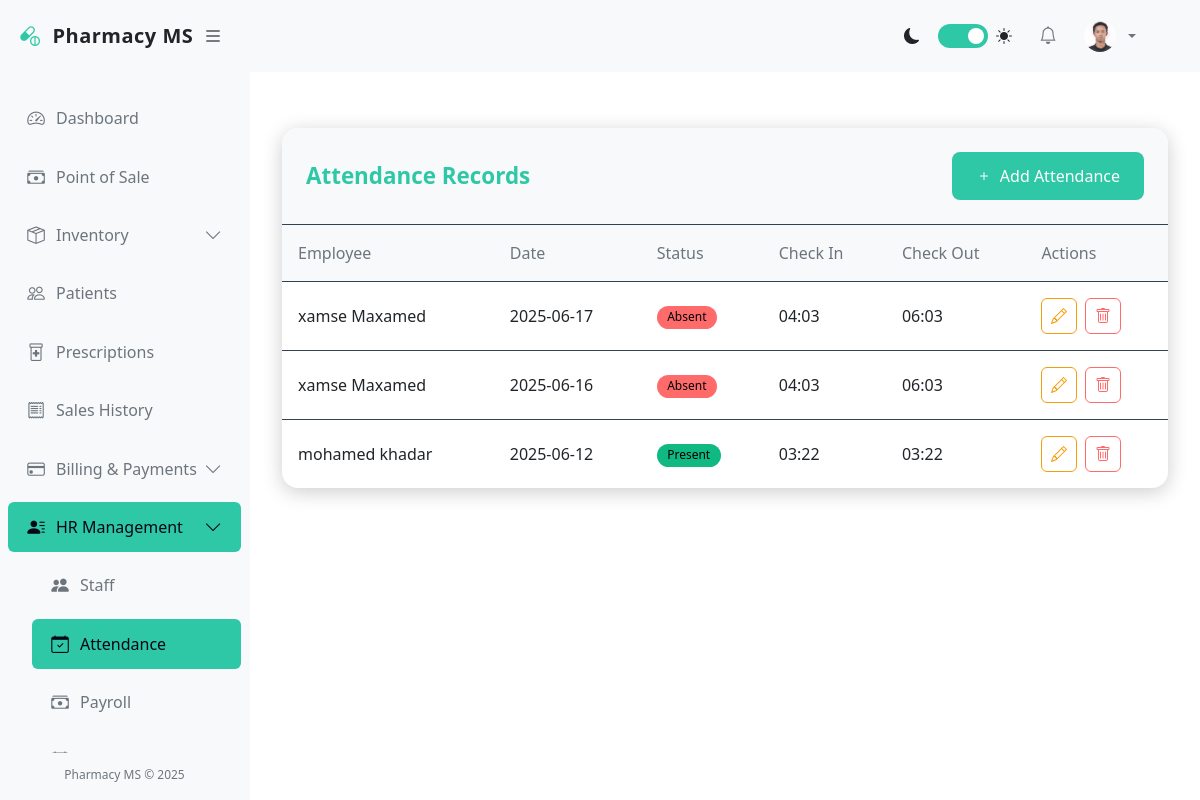
The app's page /accounts/attendance/ (signed in) with its own data.
### accounts/models.py (models this page shows, shortened)
class User(AbstractUser):
    GENDER_CHOICES = (
        ('M', 'Male'),
        ('F', 'Female'),
        ('O', 'Other'),
    )
    ROLES = (
        ('admin', 'Administrator'),
        ('pharmacist', 'Pharmacist'),
        ('cashier', 'Cashier'),
        ('manager', 'Manager'),
        ('staff', 'Staff'),
    )
    role = models.CharField(max_length=20, choices=ROLES, default='staff')
    gender = models.CharField(max_length=1, choices=GENDER_CHOICES, blank=True, null=True)
    phone = models.CharField(max_length=20, blank=True, null=True)
    address = models.TextField(blank=True, null=True)
    date_of_birth = models.DateField(blank=True, null=True)
    hire_date = models.DateField(blank=True, null=True)
    profile_picture = models.ImageField(upload_to='profile_pics/', blank=True, null=True)
    is_active = models.BooleanField(default=True)

class Attendance(models.Model):
    STATUS_CHOICES = (
        ('present', 'Present'),
        ('absent', 'Absent'),
        ('late', 'Late'),
        ('half_day', 'Half Day'),
        ('leave', 'Leave'),
    )
    employee = models.ForeignKey(User, on_delete=models.CASCADE, related_name='attendances')
    date = models.DateField()
    check_in = models.TimeField(blank=True, null=True)
    check_out = models.TimeField(blank=True, null=True)
    status = models.CharField(max_length=10, choices=STATUS_CHOICES, default='present')
    notes = models.TextField(blank=True, null=True)
    class Meta:
        unique_together = ('employee', 'date')
        verbose_name_plural = 'Attendance records'
        ordering = ['-date', 'employee__first_name']

### accounts/views.py (the view)
# urls.py: path('attendance/', views.attendance_list, name='attendance_list'),
@login_required
def attendance_list(request):
    if request.user.role == 'admin':
        attendances = Attendance.objects.all()
    else:
        attendances = Attendance.objects.filter(employee=request.user)
    return render(request, 'accounts/attendance_list.html', {'attendances': attendances})

### pharmacy/templates/accounts/attendance_list.html (shortened to what this page needs)
{% extends 'base.html' %}
{% load static %}
{% block content %}
<div class="attendance-container">
    <div class="attendance-header">
        <h1 class="attendance-title">Attendance Records</h1>
        <a href="{% url 'attendance_create' %}" class="btn btn-primary">
            <svg xmlns="http://www.w3.org/2000/svg" width="16" height="16" fill="currentColor" viewBox="0 0 16 16">
                <path d="M8 4a.5.5 0 0 1 .5.5v3h3a.5.5 0 0 1 0 1h-3v3a.5.5 0 0 1-1 0v-3h-3a.5.5 0 0 1 0-1h3v-3A.5.5 0 0 1 8 4z"/>
            </svg>
            Add Attendance
        </a>
    </div>
    <div class="table-responsive">
        <table class="attendance-table">
            <thead>
                <tr>
                    <th>Employee</th>
                    <th>Date</th>
                    <th>Status</th>
                    <th>Check In</th>
                    <th>Check Out</th>
                    <th>Actions</th>
                </tr>
            </thead>
            <tbody>
                {% for attendance in attendances %}
                <tr>
                    <td>{{ attendance.employee.get_full_name }}</td>
                    <td>{{ attendance.date|date:"Y-m-d" }}</td>
                    <td>
                        <span class="badge
                            {% if attendance.status == 'present' %}bg-present
                            {% elif attendance.status == 'absent' %}bg-absent
                            {% elif attendance.status == 'late' %}bg-late
                            {% elif attendance.status == 'leave' %}bg-leave
                            {% else %}bg-halfday{% endif %}">
                            {{ attendance.get_status_display }}
                        </span>
                    </td>
                    <td>{{ attendance.check_in|time:"H:i"|default:"-" }}</td>
                    <td>{{ attendance.check_out|time:"H:i"|default:"-" }}</td>
                    <td class="table-actions">
                        <a href="{% url 'attendance_update' attendance.pk %}" class="btn btn-sm1 btn-edit" title="Edit">
                        </a>
                        <a href="{% url 'attendance_delete' attendance.pk %}" class="btn btn-sm1 btn-delete" title="Delete">
                        </a>
                    </td>
                </tr>
                {% empty %}
                <tr>
                    <td colspan="6" class="empty-state">No attendance records found</td>
                </tr>
                {% endfor %}
            </tbody>
        </table>
    </div>
</div>
{% endblock %}

### pharmacy/templates/base.html (shortened to what this page needs)
<!DOCTYPE html>
<html lang="en">
<head>
    <link href="https://cdn.jsdelivr.net/npm/bootstrap@5.3.0/dist/css/bootstrap.min.css" rel="stylesheet">
    <link rel="stylesheet" href="https://cdn.jsdelivr.net/npm/bootstrap-icons@1.10.0/font/bootstrap-icons.css">
</head>
<body>
    <div class="d-flex">
        <div class="sidebar" id="sidebar">
            <div class="sidebar-header">
                <a href="{% url 'dashboard' %}" class="sidebar-brand">
                    <i class="bi bi-capsule-pill sidebar-brand-icon"></i>
                    <span id="sidebar-title">Pharmacy MS</span>
                </a>
                <button class="toggle-btn" id="toggle-sidebar">
                    <i class="bi bi-list"></i>
                </button>
            </div>
            <div class="px-2 py-3" style="height: calc(100% - 120px); overflow-y: auto;">
                <ul class="nav flex-column">
                    <li class="nav-item">
                        <a class="nav-link {% if request.resolver_match.url_name == 'dashboard' %}active{% endif %}"
                            href="{% url 'dashboard' %}">
                            <i class="bi bi-speedometer2"></i>
                            <span class="nav-link-text ms-2">Dashboard</span>
                        </a>
                    </li>
                    <li class="nav-item">
                        <a class="nav-link {% if 'pos' in request.resolver_match.url_name %}active{% endif %}"
                            href="{% url 'pos' %}">
                            <i class="bi bi-cash-stack"></i>
                            <span class="nav-link-text ms-2">Point of Sale</span>
                        </a>
                    </li>
                    <li class="nav-item">
                        <a class="nav-link "
                            data-bs-toggle="collapse" href="#inventoryCollapse">
                            <i class="bi bi-box-seam"></i>
                            <span class="nav-link-text ms-2">Inventory</span>
                            <i class="bi bi-chevron-down collapse-icon ms-auto"></i>
                        </a>
                    </li>
                    <li class="nav-item">
                        <a class="nav-link {% if 'patient' in request.resolver_match.url_name %}active{% endif %}"
                            href="{% url 'patient_list' %}">
                            <i class="bi bi-people"></i>
                            <span class="nav-link-text ms-2">Patients</span>
                        </a>
                    </li>
                    <li class="nav-item">
                        <a class="nav-link {% if 'prescription' in request.resolver_match.url_name %}active{% endif %}"
                            href="{% url 'prescription_list' %}">
                            <i class="bi bi-prescription2"></i>
                            <span class="nav-link-text ms-2">Prescriptions</span>
                        </a>
                    </li>
                    <li class="nav-item">
                        <a class="nav-link {% if 'sale' in request.resolver_match.url_name and 'pos' not in request.resolver_match.url_name %}active{% endif %}"
                            href="{% url 'sale_list' %}">
                            <i class="bi bi-receipt"></i>
                            <span class="nav-link-text ms-2">Sales History</span>
                        </a>
                    </li>
                    <li class="nav-item">
                        <a class="nav-link {% if 'billing' in request.resolver_match.url_name or 'payment' in request.resolver_match.url_name %}active{% endif %}"
                            data-bs-toggle="collapse" href="#billingCollapse">
                            <i class="bi bi-credit-card"></i>
                            <span class="nav-link-text ms-2">Billing & Payments</span>
                            <i class="bi bi-chevron-down collapse-icon ms-auto"></i>
                        </a>
                    </li>
                    <li class="nav-item">
                        <a class="nav-link {% if 'user' in request.resolver_match.url_name or 'attendance' in request.resolver_match.url_name or 'payroll' in request.resolver_match.url_name %}active{% endif %}"
                            data-bs-toggle="collapse" href="#hrCollapse">
                            <i class="bi bi-person-lines-fill"></i>
                            <span class="nav-link-text ms-2">HR Management</span>
                            <i class="bi bi-chevron-down collapse-icon ms-auto"></i>
                        </a>
                        <div class="collapse {% if 'user' in request.resolver_match.url_name or 'attendance' in request.resolver_match.url_name or 'payroll' in request.resolver_match.url_name %}show{% endif %}"
                            id="hrCollapse">
                            <ul class="nav flex-column ps-4">
                                <li class="nav-item">
                                    <a class="nav-link {% if 'user' in request.resolver_match.url_name %}active{% endif %}"
                                        href="{% url 'user_list' %}">
                                        <i class="bi bi-people-fill"></i>
                                        <span class="nav-link-text ms-2">Staff</span>
                                    </a>
                                </li>
                                <li class="nav-item">
                                    <a class="nav-link {% if 'attendance' in request.resolver_match.url_name %}active{% endif %}"
                                        href="{% url 'attendance_list' %}">
                                        <i class="bi bi-calendar-check"></i>
                                        <span class="nav-link-text ms-2">Attendance</span>
                                    </a>
                                </li>
                                <li class="nav-item">
                                    <a class="nav-link {% if 'payroll' in request.resolver_match.url_name %}active{% endif %}"
                                        href="{% url 'payroll_list' %}">
                                        <i class="bi bi-cash-stack"></i>
                                        <span class="nav-link-text ms-2">Payroll</span>
                                    </a>
                                </li>
                                <li class="nav-item">
                                    <a class="nav-link {% if 'leave' in request.resolver_match.url_name %}active{% endif %}"
                                        href="{% url 'leave_list' %}">
                                        <i class="bi bi-calendar"></i>
                                        <span class="nav-link-text ms-2">Leave</span>
                                    </a>
                                </li>
                            </ul>
                        </div>
                    </li>
                </ul>
            </div>
            <div class="sidebar-footer">
                Pharmacy MS &copy; 2025
            </div>
        </div>
        <div class="main-content flex-grow-1" id="main-content">
            <nav class="navbar navbar-expand-lg navbar-light bg-light border-bottom">
                <div class="container-fluid">
                    <div class="collapse navbar-collapse" id="navbarSupportedContent">
                        <ul class="navbar-nav ms-auto align-items-center">
                            <li class="nav-item me-3">
                                <div class="d-flex align-items-center">
                                    <i class="bi bi-moon-fill me-2"></i>
                                    <label class="theme-switch">
                                        <span class="slider"></span>
                                    </label>
                                    <i class="bi bi-sun-fill ms-2"></i>
                                </div>
                            </li>
                            <li class="nav-item dropdown me-2">
                                <a class="nav-link position-relative" href="#" id="notificationsDropdown" role="button"
                                    data-bs-toggle="dropdown">
                                    <i class="bi bi-bell"></i>
                                </a>
                            </li>
                            <li class="nav-item dropdown">
                                <a class="nav-link dropdown-toggle d-flex align-items-center" href="#" id="userDropdown"
                                    role="button" data-bs-toggle="dropdown">
                                    {% if user.profile_picture %}
                                    <img src="{{ user.profile_picture.url }}" class="rounded-circle me-2" width="32"
                                        height="32" alt="Profile">
                                    {% else %}
                                    <i class="bi bi-person-circle me-2"></i>
                                    {% endif %}
                                </a>
                            </li>
                        </ul>
                    </div>
                </div>
            </nav>
            <div class="container-fluid py-4">
                {% block content %}{% endblock %}
            </div>
        </div>
    </div>
</body>
</html>

### records on screen
User: profile_picture (picture)
Attendance: employee.get_full_name "xamse Maxamed", date "2025-06-17", status "Absent", check_in "04:03", check_out "06:03"
Attendance: employee.get_full_name "xamse Maxamed", date "2025-06-16", status "Absent", check_in "04:03", check_out "06:03"
Attendance: employee.get_full_name "mohamed khadar", date "2025-06-12", status "Present", check_in "03:22", check_out "03:22"
